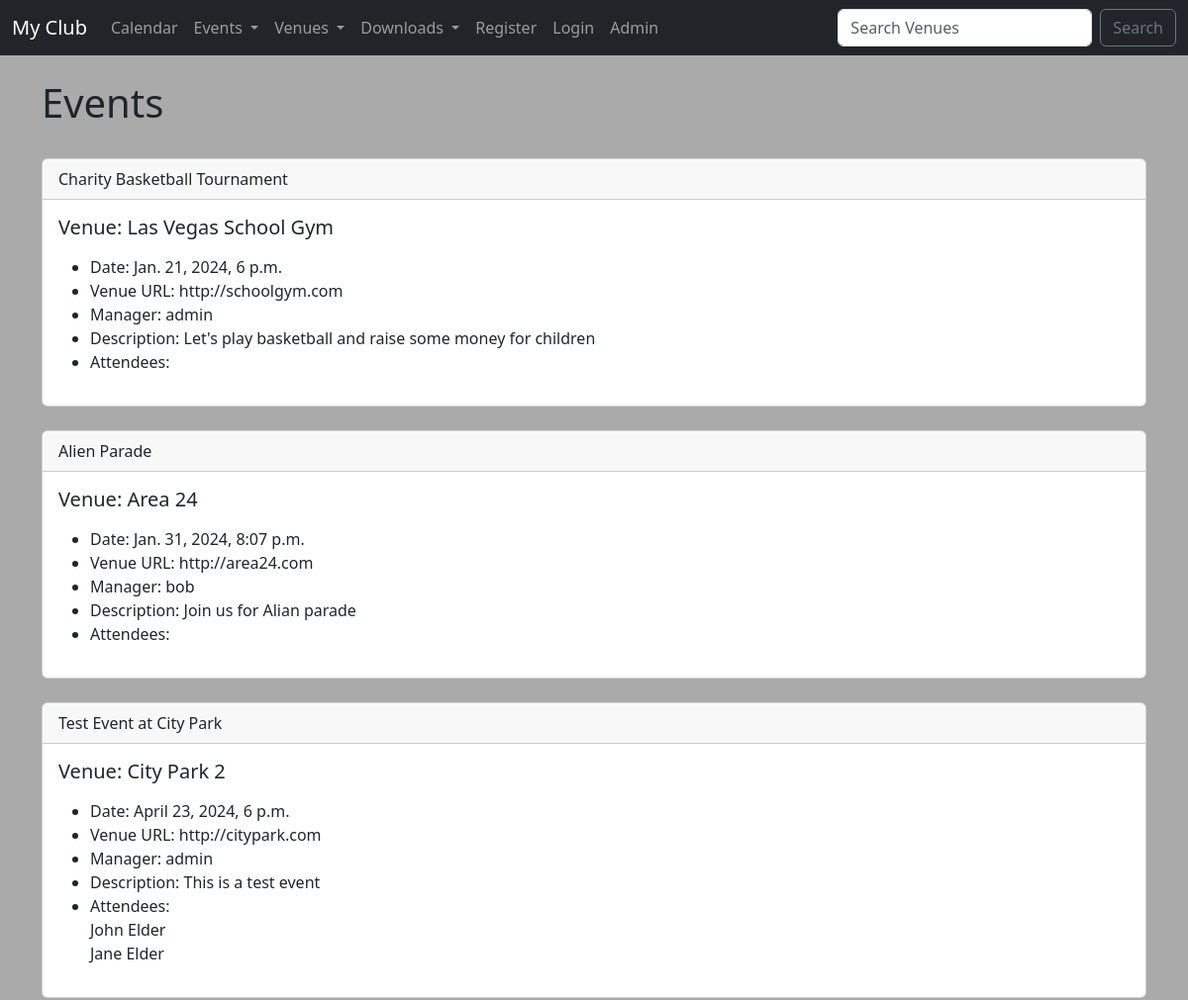
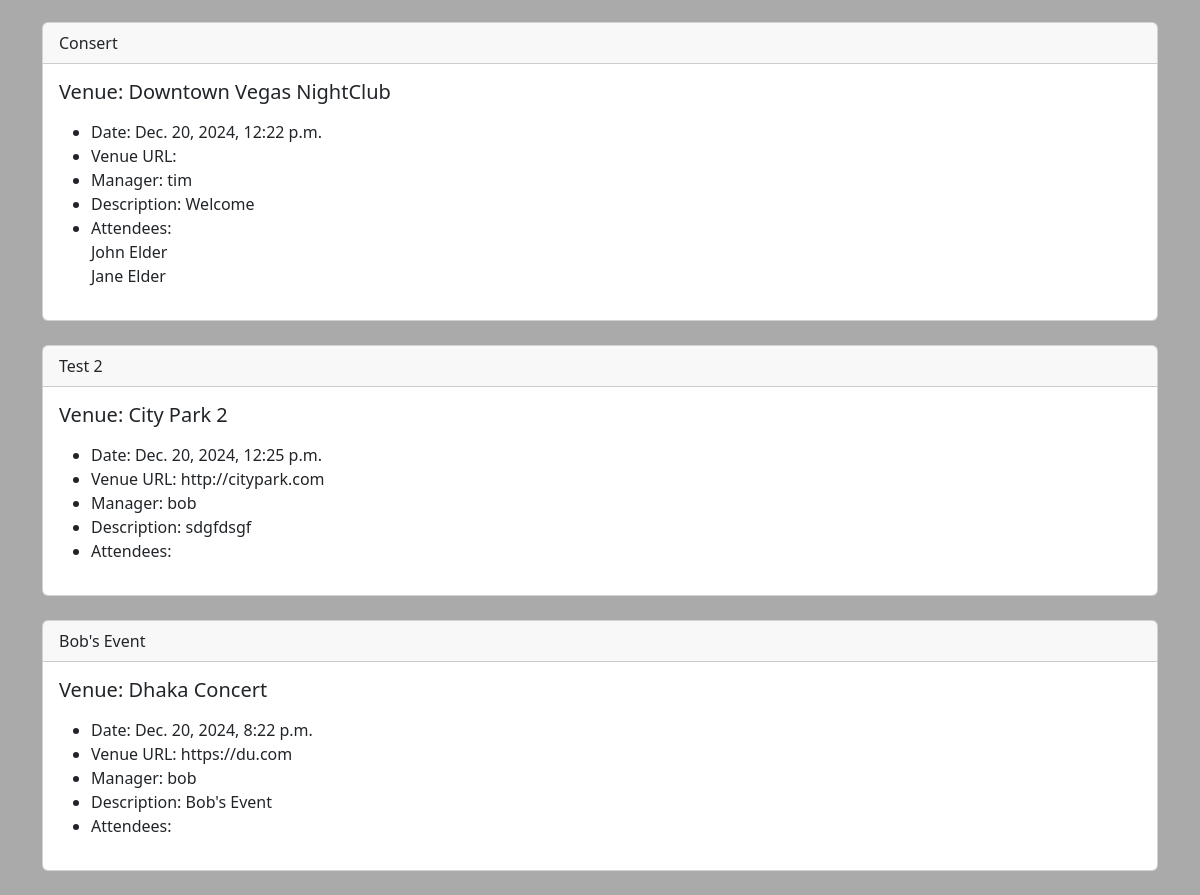
Screenshot of /events/ with the database file from the repository (2 pictures, top to bottom).
### events/models.py (models this page shows)
class Event(models.Model):
    name = models.CharField(max_length=120)
    event_date = models.DateTimeField()
    venue = models.ForeignKey(Venue, blank=True, null=True, on_delete=models.CASCADE)
    manager = models.ForeignKey(User, blank=True, null=True, on_delete=models.SET_NULL)
    description = models.TextField(blank=True)
    attendees = models.ManyToManyField(MyClubUser, blank=True)
    def __str__(self):
        return self.name

class Venue(models.Model):
    name = models.CharField(max_length=120)
    address = models.CharField(max_length=300)
    zip_code = models.CharField(max_length=15)
    phone = models.CharField(max_length=25, blank=True)
    web = models.URLField(blank=True)
    email_address = models.EmailField(blank=True)
    owner = models.IntegerField(blank=False, default=1)
    venue_image = models.ImageField(null=True, blank=True, upload_to="images/")
    def __str__(self):
        return self.name

class MyClubUser(models.Model):
    first_name = models.CharField(max_length=30)
    last_name = models.CharField(max_length=30)
    email = models.EmailField()
    def __str__(self):
        return self.first_name + ' ' + self.last_name

### events/views.py (the view)
# urls.py: path('events/', views.all_events, name="list-events"),
def all_events(request):
    event_list = Event.objects.all().order_by('event_date', 'name')
    context = {
        "event_list" : event_list,
    }
    return render(request, 'event_list.html', context)

### events/templates/event_list.html (shortened to what this page needs)
{% extends 'base.html' %}
{% block content %}
<h1>Events</h1>
<br>
{% for event in event_list %}
<div class="card">
    <div class="card-header">
        {{ event }}
    </div>
    <div class="card-body">
      <h5 class="card-title">Venue: {{ event.venue }}</h5>
      <p class="card-text">
        <ul>
            <li>Date: {{ event.event_date }}</li>
            <li>Venue URL: {{ event.venue.web }}</li>
            <li>Manager: {{ event.manager }}</li>
            <li>Description: {{ event.description }}</li>
            <li>Attendees:<br>
                {% for user in event.attendees.all %}
                     {{ user }} <br>
                {% endfor %}
            </li>
        </ul>
      </p>
    </div>
</div>
<br>
{% endfor %}
{% endblock %}

### rows the page displays
Event: name "Charity Basketball Tournament", venue "Las Vegas School Gym", event_date "Jan. 21, 2024, 6 p.m.", venue.web "http://schoolgym.com", manager "admin", description "Let's play basketball and raise some money for children"
Event: name "Alien Parade", venue "Area 24", event_date "Jan. 31, 2024, 8:07 p.m.", venue.web "http://area24.com", manager "bob", description "Join us for Alian parade"
Event: name "Test Event at City Park", venue "City Park 2", event_date "April 23, 2024, 6 p.m.", venue.web "http://citypark.com", manager "admin", description "This is a test event"
MyClubUser: first_name+last_name "John Elder"
MyClubUser: first_name+last_name "Jane Elder"
Event: name "Consert", venue "Downtown Vegas NightClub", event_date "Dec. 20, 2024, 12:22 p.m.", manager "tim", description "Welcome"
Event: name "Test 2", venue "City Park 2", event_date "Dec. 20, 2024, 12:25 p.m.", venue.web "http://citypark.com", manager "bob", description "sdgfdsgf"
Event: name "Bob's Event", venue "Dhaka Concert", event_date "Dec. 20, 2024, 8:22 p.m.", venue.web "https://du.com", manager "bob", description "Bob's Event"
